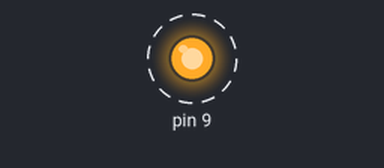
Simulated run of this sketch. Board: Arduino Uno, built with avr-gcc and run on an emulated ATmega328P. On the bench: output pins drawn as LEDs (lit = HIGH). Dashed ring = blinking.

Above: at 0.5 s.
Timing chart, 0 to 4.6 s (numbered marks = the images above):
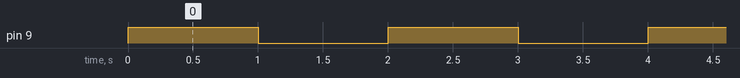

The sketch:

whossining_basic.ino
```cpp
int item;
int nosound;

void setup() {
  pinMode(9, OUTPUT);
}

void loop() {
  item = 262;
  nosound = 0;
  for (int count = 0; count < 10; count++) {
    analogWrite(9, item);
    delay(1000);
    analogWrite(9, nosound);
    delay(1000);
  }

}
```

Measured:
- by itself, pin 9: alternates HIGH for 1.0 s and LOW for 1.0 s
